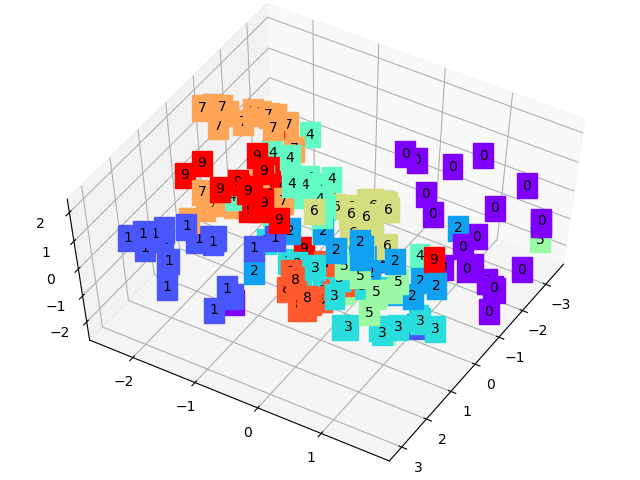

Source code (Python):
import os

import torch
import torchvision
import torch.nn as nn
import torch.utils.data as Data

import numpy as np

import matplotlib.pyplot as plt
from mpl_toolkits.mplot3d import Axes3D
from matplotlib import cm
import imageio

# Hyperparameters
EPOCH = 5
BATCH_SIZE = 64
LR = 0.005
DOWNLOAD_MNIST = False
# Number of  images shown in figure
N_TEST_IMG = 10

if not(os.path.exists('./mnist/')) or not os.listdir('./mnist/'):
    DOWNLOAD_MNIST = True

# Load dataset
train_data = torchvision.datasets.MNIST(
    root = './mnist/',
    train = True,
    transform = torchvision.transforms.ToTensor(),
    download = DOWNLOAD_MNIST,
    )

# DataLoader
train_loader = Data.DataLoader(dataset=train_data, batch_size=BATCH_SIZE, shuffle=True)

# Show specific image in training dataset
"""
print(train_data.data.size())
print(train_data.targets.size())
plt.imshow(train_data.data[2].numpy(), cmap = 'gray')
plt.title('%i' % train_data.targets[2])
plt.show()
"""

# Structure of the Autoencoder
# Constructing a single NN model to represent an Autoencoder is possible, but in this case we separately built encoder and decoder
class Encoder(nn.Module):
    def __init__(self):
        super(Encoder, self).__init__()

        self.encoder = nn.Sequential(
            nn.Linear(28*28, 128),
            nn.Tanh(),
            nn.Linear(128,64),
            nn.Tanh(),
            nn.Linear(64,12),
            nn.Tanh(),
            nn.Linear(12,3),
            )
        
    def forward(self, x):
        encoded = self.encoder(x)
        return encoded

class Decoder(nn.Module):
    def __init__(self):
        super(Decoder, self).__init__()

        self.decoder = nn.Sequential(
            nn.Linear(3, 12),
            nn.Tanh(),
            nn.Linear(12, 64),
            nn.Tanh(),
            nn.Linear(64, 128),
            nn.Tanh(),
            nn.Linear(128, 28*28),
            nn.Sigmoid(),
            )
        
    def forward(self, x):
        decoded = self.decoder(x)
        return decoded

encoder = Encoder()
decoder = Decoder()
        
optimizer_en = torch.optim.Adam(encoder.parameters(), lr = LR)
optimizer_de = torch.optim.Adam(decoder.parameters(), lr = LR)

# Mean square error
loss_func = nn.MSELoss()

# Initialize figure
# The first two paramters represent the number of rows and columns
f, a = plt.subplots(2, N_TEST_IMG, figsize=(10, 2))
# Continuously plot
plt.ion()
# A container that is used to save images in order to produce gif file 
gif = []

# Original data (first row) for viewing
view_data = train_data.data[:N_TEST_IMG]
# Assign handwriting digits 0-9 to location 0-9 repectively
view_data[0] = train_data.data[1]
view_data[1] = train_data.data[3]
view_data[2] = train_data.data[5]
view_data[3] = train_data.data[7]
view_data[4] = train_data.data[9] 
view_data[5] = train_data.data[11] 
view_data[6] = train_data.data[13]
view_data[7] = train_data.data[15]
view_data[8] = train_data.data[17]
view_data[9] = train_data.data[19] 

# Plot N_TEST_IMG testing data on the first row of figure and hide the x and y labels
for i in range(N_TEST_IMG):
    a[0][i].imshow(view_data[i].numpy(), cmap='gray')
    a[0][i].set_xticks(())
    a[0][i].set_yticks(())

# Standard procedure of training NN
for epoch in range(EPOCH):
    for step, (x, b_label) in enumerate(train_loader):
        # Since it's an unsupervised learning, the label data won't be used
        # b_x is processed through encoder and decoder while b_y remains the same
        # Reshape the dimension of x and y to (batch, 28*28)
        b_x = x.view(-1, 28*28)   
        b_y = x.view(-1, 28*28)   

        encoded = encoder(b_x)
        decoded = decoder(encoded)
        loss = loss_func(decoded, b_y)
        optimizer_en.zero_grad()               
        optimizer_de.zero_grad()
        loss.backward() 
        optimizer_en.step() 
        optimizer_de.step()

        # Visualization process
        # Every 100 steps
        if step % 100 == 0:
            print('Epoch: ', epoch, '| train loss: %.4f' % loss.data.numpy())

            # Plot decoded images at the second row of the figure
            # Flatten from shape (batch, 28, 28) to (batch, 28*28) and convert from [0-255] to [0-1]
            # Plot N_TEST_IMG reconstructed data on the second row of figure and hide the x and y labels
            # Actually the data value between both 0 to 1 or 0 to 255 can be successfully plotted in the mode of cmap = 'gray' 
            en = encoder(view_data.view(-1, 28*28).type(torch.FloatTensor)/255.) 
            decoded_data = decoder(en) 
            for i in range(N_TEST_IMG):
                a[1][i].clear()
                a[1][i].imshow(np.reshape(decoded_data[i].data.numpy(), (28, 28)), cmap='gray') # 0-1
                a[1][i].set_xticks(())
                a[1][i].set_yticks(())

            # Show in figure
            plt.draw()
            # Used to return the plot as an image rray
            # Draw the canvas, cache the renderer
            # Save every images in the list 'gif'
            f.canvas.draw()
            image = np.frombuffer(f.canvas.tostring_rgb(), dtype='uint8')
            image  = image.reshape(f.canvas.get_width_height()[::-1] + (3,))
            gif.append(image)
            
            plt.pause(0.05)

# Saved as a gif file under the root folder
imageio.mimsave('./autoencoder.gif', gif, fps=2.5)

plt.ioff()
plt.show()
                
# Visualization in 3D plot
view_data = train_data.data[:200].view(-1, 28*28).type(torch.FloatTensor)/255.
encoded_data = encoder(view_data)
fig = plt.figure(2);
# 3D figure
ax = Axes3D(fig)
# 3 features as coordinate
X, Y, Z = encoded_data.data[:, 0].numpy(), encoded_data.data[:, 1].numpy(), encoded_data.data[:, 2].numpy()
# Label
values = train_data.targets[:200].numpy()
for x, y, z, s in zip(X, Y, Z, values):
    # Colors for every label
    c = cm.rainbow(int(255*s/9));
    # Set point coordinate, value being shown, color
    ax.text(x, y, z, s, backgroundcolor=c)
# Set x, y, z labels
ax.set_xlim(X.min(), X.max());
ax.set_ylim(Y.min(), Y.max());
ax.set_zlim(Z.min(), Z.max())
plt.show()

# Separate to two nn models and save them respectively
torch.save(encoder, 'encoder.pkl')
torch.save(decoder, 'decoder.pkl')
